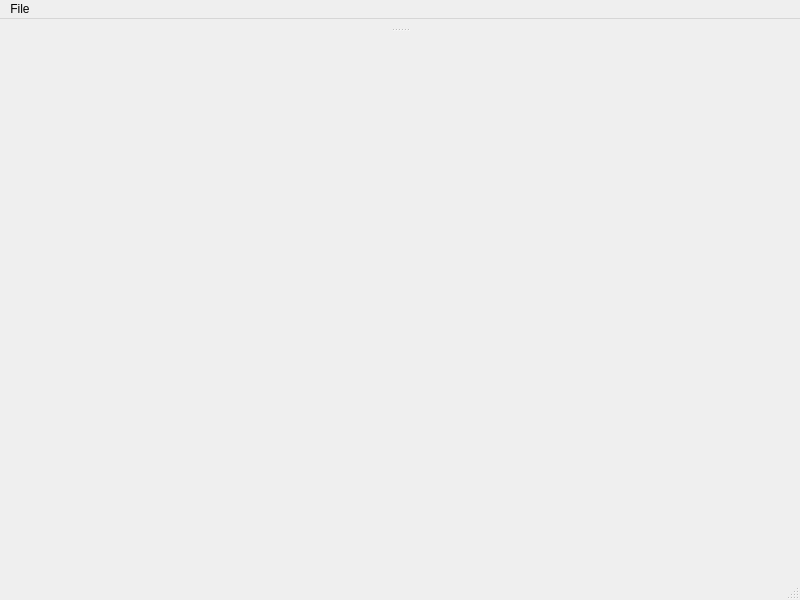
<?xml version="1.0" encoding="UTF-8"?>
<ui version="4.0">
 <class>MainWindow</class>
 <widget class="QMainWindow" name="MainWindow">
  <property name="geometry">
   <rect>
    <x>0</x>
    <y>0</y>
    <width>800</width>
    <height>600</height>
   </rect>
  </property>
  <property name="windowTitle">
   <string>MainWindow</string>
  </property>
  <widget class="QWidget" name="centralwidget">
   <layout class="QVBoxLayout" name="verticalLayout">
    <item>
     <widget class="QSplitter" name="splitter">
      <property name="frameShape">
       <enum>QFrame::Shape::NoFrame</enum>
      </property>
      <property name="orientation">
       <enum>Qt::Orientation::Vertical</enum>
      </property>
      <widget class="QWidget" name="layoutWidget">
       <layout class="QHBoxLayout" name="horizontalLayout">
        <item>
         <widget class="PtclEditor::PtclList" name="ptclList" native="true"/>
        </item>
        <item>
         <widget class="PtclEditor::EmitterSetWidget" name="emitterSetWidget" native="true"/>
        </item>
       </layout>
      </widget>
      <widget class="PtclEditor::TextureWidget" name="textureWidget" native="true">
       <property name="sizePolicy">
        <sizepolicy hsizetype="Preferred" vsizetype="Preferred">
         <horstretch>0</horstretch>
         <verstretch>0</verstretch>
        </sizepolicy>
       </property>
      </widget>
     </widget>
    </item>
   </layout>
  </widget>
  <widget class="QMenuBar" name="menubar">
   <property name="geometry">
    <rect>
     <x>0</x>
     <y>0</y>
     <width>800</width>
     <height>21</height>
    </rect>
   </property>
   <widget class="QMenu" name="menuFIle">
    <property name="title">
     <string>File</string>
    </property>
    <addaction name="actionOpen"/>
    <addaction name="actionSaveAs"/>
   </widget>
   <addaction name="menuFIle"/>
  </widget>
  <widget class="QStatusBar" name="statusbar"/>
  <action name="actionOpen">
   <property name="icon">
    <iconset theme="QIcon::ThemeIcon::DocumentOpen"/>
   </property>
   <property name="text">
    <string>Open</string>
   </property>
   <property name="shortcut">
    <string>Ctrl+O</string>
   </property>
  </action>
  <action name="actionSaveAs">
   <property name="icon">
    <iconset theme="document-save-as"/>
   </property>
   <property name="text">
    <string>SaveAs</string>
   </property>
   <property name="toolTip">
    <string>SaveAs</string>
   </property>
   <property name="shortcut">
    <string>Ctrl+S</string>
   </property>
  </action>
 </widget>
 <customwidgets>
  <customwidget>
   <class>PtclEditor::TextureWidget</class>
   <extends>QWidget</extends>
   <header>editor\textureWidget.h</header>
   <container>1</container>
  </customwidget>
  <customwidget>
   <class>PtclEditor::EmitterSetWidget</class>
   <extends>QWidget</extends>
   <header>editor\emitterSetWidget.h</header>
   <container>1</container>
  </customwidget>
  <customwidget>
   <class>PtclEditor::PtclList</class>
   <extends>QWidget</extends>
   <header>editor\ptclListWidget.h</header>
   <container>1</container>
  </customwidget>
 </customwidgets>
 <resources/>
 <connections>
  <connection>
   <sender>actionOpen</sender>
   <signal>triggered()</signal>
   <receiver>MainWindow</receiver>
   <slot>openFile()</slot>
   <hints>
    <hint type="sourcelabel">
     <x>399</x>
     <y>299</y>
    </hint>
    <hint type="destinationlabel">
     <x>399</x>
     <y>299</y>
    </hint>
   </hints>
  </connection>
  <connection>
   <sender>actionSaveAs</sender>
   <signal>triggered()</signal>
   <receiver>MainWindow</receiver>
   <slot>saveFile()</slot>
   <hints>
    <hint type="sourcelabel">
     <x>-1</x>
     <y>-1</y>
    </hint>
    <hint type="destinationlabel">
     <x>399</x>
     <y>299</y>
    </hint>
   </hints>
  </connection>
 </connections>
 <slots>
  <slot>saveFile()</slot>
  <slot>openFile()</slot>
 </slots>
</ui>
